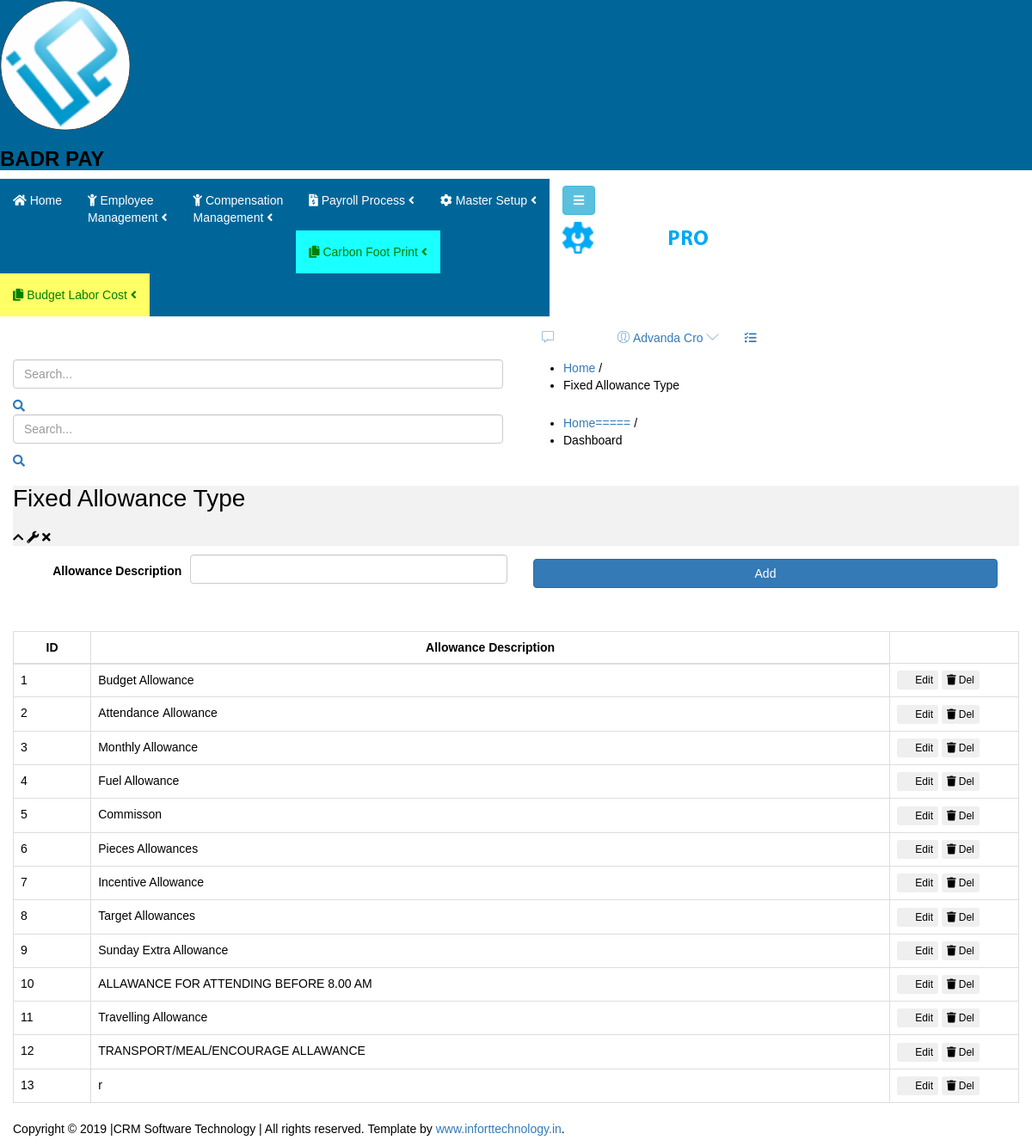
The app's page /Wamp/Forms/FixedAllowanceType/FixedAllowanceTypeAjax.php with its own data.
### tables this page shows
CREATE TABLE IF NOT EXISTS `fixedallowancetype` (
  `ID` int NOT NULL AUTO_INCREMENT,
  `AllowancesDescription` varchar(50) NOT NULL,
  `AUser` varchar(20) NOT NULL,
  `MUser` varchar(20) NOT NULL,
  `Terminal` varchar(20) NOT NULL,
  `IsServerUpdate` int NOT NULL,
  `IsUpdateToClient` int NOT NULL,
  `intOrder` int DEFAULT NULL,
  PRIMARY KEY (`ID`)
);

### Wamp/Connection/dbconnecting.php (called while the page is built, shortened)
<?php
$host = "localhost";
$user = "root";
$password = "";
$database = "badrpayroll";
class DBHandle {
    private $connection;
    public function __construct($host, $user, $password, $database) {
        $this->connection = new mysqli($host, $user, $password, $database);
    }
    public function runQuery($query) {
        $result = $this->connection->query($query);
        return $result;
    }
}
$db_handle = new DBHandle($host, $user, $password, $database);
?>

### Wamp/Forms/FixedAllowanceType/FixedAllowanceTypeAjax.php (the view, shortened to what this page needs)
<?php
require_once("../../Connection/dbconnecting.php");
?>
<!doctype html>
<html class="no-js" lang="en">
<head>
    <?php include('../../Include/headerlinks.php'); ?>
</head>
<body class="materialdesign">
    <div class="wrapper-pro">
        <?php include('../../Include/sidebar.php'); ?>
        <div class="content-inner-all">
            <?php include('../../Include/header.php'); ?>
            <div class="breadcome-area mg-b-30 small-dn">
                <div class="container-fluid">
                    <div class="row">
                        <div class="col-lg-12">
                            <div class="breadcome-list shadow-reset">
                                <div class="row">
                                    <div class="col-lg-6">
                                        <div class="breadcome-heading">
                                            <form role="search" class="">
                                                <input type="text" placeholder="Search..." class="form-control">
                                                <a href=""><i class="fa fa-search"></i></a>
                                            </form>
                                        </div>
                                    </div>
                                    <div class="col-lg-6">
                                        <ul class="breadcome-menu">
                                            <li><a href="#">Home</a> <span class="bread-slash">/</span></li>
                                            <li><span class="bread-blod">Fixed Allowance Type</span></li>
                                        </ul>
                                    </div>
                                </div>
                            </div>
                        </div>
                    </div>
                </div>
            </div>
            <?php include('../../Include/menuarea.php'); ?>
            <div class="admin-dashone-data-table-area mg-b-15">
                <div class="container-fluid">
                    <div class="row">
                        <div class="col-lg-12">
                            <div class="sparkline8-list shadow-reset">
                                <div class="sparkline8-hd" style="background-color:#f2f2f2;">
                                    <div class="main-sparkline8-hd">
                                        <h1>Fixed Allowance Type</h1>
                                        <div class="sparkline8-outline-icon">
                                            <span class="sparkline8-collapse-link"><i class="fa fa-chevron-up"></i></span>
                                            <span><i class="fa fa-wrench"></i></span>
                                            <span class="sparkline8-collapse-close"><i class="fa fa-times"></i></span>
                                        </div>
                                    </div>
                                </div>
                                <div class="sparkline8-graph">
                                    <form id="fixedAllowanceForm" name="fixedAllowanceForm" method="post" autocomplete="off" action="">
                                        <div class="container">
                                            <div class="form-group">
                                                <label for="allowanceDescription">Allowance Description</label>
                                                <input type="text" class="form-control" id="allowanceDescription" name="allowanceDescription" maxlength="50" required>
                                            </div>
                                            <div class="form-group">
                                                <button type="button" class="btn btn-primary" id="addAllowance">Add</button>
                                            </div>
                                        </div>
                                    </form>
                                    <br>
                                    <div id="allowanceList">
                                        <table class="table table-bordered">
                                            <thead>
                                                <tr>
                                                    <th style="text-align:center;">ID</th>
                                                    <th style="text-align:center;">Allowance Description</th>
                                                </tr>
                                            </thead>
                                            <tbody>
                                            <?php
                                            $queryA = "SELECT * FROM `fixedallowancetype` ORDER BY `ID` ASC";
                                            $resultA = $db_handle->runQuery($queryA);
                                            if (!empty($resultA)) {
                                                foreach ($resultA as $r) {
                                                    $ID = $r['ID'];
                                                    ?>
                                                    <tr id="show">
                                                        <td style="text-align:left;" id="ID-<?php echo $ID; ?>"><?php echo $r['ID']; ?></td>
                                                        <td style="text-align:left;" id="AllowanceDescription-<?php echo $ID; ?>"><?php echo $r['AllowancesDescription']; ?></td>
                                                        <td style="width:150px;">
                                                            <div class="btn-group allowance-list-action">
                                                                <button class="btn btn-white btn-xs Update btn-hover-edit" id="<?php echo $ID; ?>"><i class="fa fa-pencil"></i> Edit</button>
                                                            </div>
                                                            <div class="btn-group allowance-list-action">
                                                                <button class="btn btn-white btn-xs Delete" id="<?php echo $ID; ?>"><i class="fa fa-trash"></i> Del</button>
                                                            </div>
                                                        </td>
                                                    </tr>
                                                    <?php
                                                }
                                            }
                                            ?>
                                            </tbody>
                                        </table>
                                    </div>
                                </div>
                            </div>
                        </div>
                    </div>
                </div>
            </div>
        </div>
    </div>
    <?php include('../../Include/footer.php'); ?>
</body>
</html>

### Wamp/Forms/css/style.css (style rules this page uses)
body { font-family: "Poppins", sans-serif; color: #000000; background-color: #ffffff; }
.btn, .btn:focus { outline: none !important; -webkit-box-shadow: none; box-shadow: none; }

### Wamp/Forms/FixedAllowanceType/FixedAllowanceTypeAjax.php (style rules this page uses)
.form-control { margin-bottom: 10px; }
.container { display: flex; flex-wrap: wrap; justify-content: space-between; }
.container > div { flex: 1; min-width: 250px; padding: 10px; }
.form-group { display: flex; align-items: center; margin-bottom: 15px; }
.form-group label { flex: 1; text-align: right; margin-right: 10px; }
.form-group input, .form-group select { flex: 2; }
.form-group button { flex: 1; margin-left: 10px; }

### records on screen
fixedallowancetype: ID "1", AllowancesDescription "Budget Allowance"
fixedallowancetype: ID "2", AllowancesDescription "Attendance Allowance"
fixedallowancetype: ID "3", AllowancesDescription "Monthly Allowance"
fixedallowancetype: ID "4", AllowancesDescription "Fuel Allowance"
fixedallowancetype: ID "5", AllowancesDescription "Commisson"
fixedallowancetype: ID "6", AllowancesDescription "Pieces Allowances"
fixedallowancetype: ID "7", AllowancesDescription "Incentive Allowance"
fixedallowancetype: ID "8", AllowancesDescription "Target Allowances"
fixedallowancetype: ID "9", AllowancesDescription "Sunday Extra Allowance"
fixedallowancetype: ID "10", AllowancesDescription "ALLAWANCE FOR ATTENDING BEFORE 8.00 AM"
fixedallowancetype: ID "11", AllowancesDescription "Travelling Allowance"
fixedallowancetype: ID "12", AllowancesDescription "TRANSPORT/MEAL/ENCOURAGE ALLAWANCE"
fixedallowancetype: ID "13", AllowancesDescription "r"
